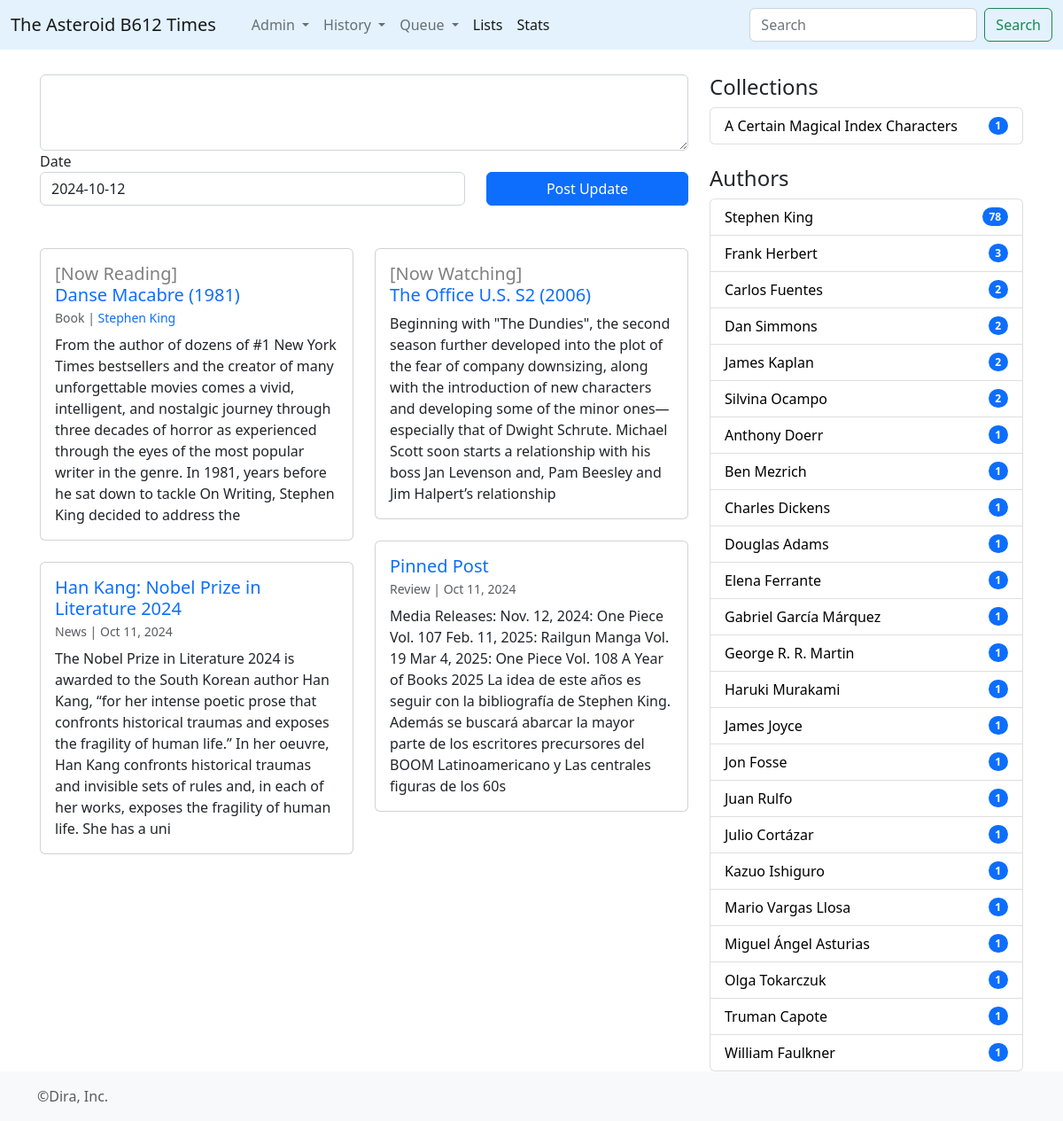
The page / on the database its author committed.
### times/models.py (models this page shows, shortened)
class ProgressBar(models.Model):
	libro = models.ForeignKey(Book,on_delete=models.CASCADE)
	units = models.CharField(max_length=50)
	cantidad = models.IntegerField()
	avance = models.IntegerField(blank=True,default=0)
	fecha_inicio = models.DateField()

class Book(models.Model):
	title = models.CharField(max_length=512)
	orig_lan = models.CharField(max_length=2)
	info = models.TextField()
	pub_year = models.IntegerField()
	wtype = models.ForeignKey(WikiType,on_delete=models.CASCADE)
	@property
	def headtext(self):
		n_corte = self.info.find('==headtext==')
		if n_corte == -1:
			return self.info[0:350]
		else:
			return self.info[0:n_corte]
	@property
	def titulo(self):
		return self.title+' ('+ str(self.pub_year) +')'
	@property
	def authors_links(self):
		creds = Credito.objects.filter(ctype__id__in=[1,5,6,7],media_type=1,media_id=self.id)
		enlaces = ""
		for c in creds:
			enlaces = enlaces + "<a href='/wiki/"+str(c.persona.id)+"' style='text-decoration:none;'>"+c.persona.title+"</a>,&nbsp;"
		return enlaces[:-7]

class WikiType(models.Model):
	category = models.CharField(max_length=255)

class Credito(models.Model):
	ctype = models.ForeignKey(CreditType,on_delete=models.CASCADE)
	persona = models.ForeignKey(Wiki,on_delete=models.CASCADE)
	media_type = models.IntegerField()
	media_id = models.IntegerField()

class Wiki(models.Model):
	wtype = models.ForeignKey(WikiType,on_delete=models.CASCADE)
	title = models.CharField(max_length=512)
	info = models.TextField()
	created_at = models.DateTimeField(auto_now=True)
	updated_at = models.DateTimeField(null=True,blank=True)
	@property
	def headtext(self):
		n_corte = self.info.find('==headtext==')
		if n_corte == -1:
			return self.info[0:350]
		else:
			return self.info[0:n_corte]

class SeasonProgressBar(models.Model):
	temporada = models.ForeignKey(Season, on_delete=models.CASCADE)
	avance = models.IntegerField(blank=True,default=0)
	fecha_inicio = models.DateField()

class Season(models.Model):
	show = models.ForeignKey(Show,on_delete=models.CASCADE)
	season_t = models.CharField(max_length=255, null=True, blank=True)
	info = models.TextField()
	episodes = models.IntegerField()
	avg_runtime = models.IntegerField()
	premiere = models.IntegerField()
	@property
	def titulo(self):
		if len(self.season_t)<=3:
			return self.show.title+' '+self.season_t+' ('+ str(self.premiere) +')'
		else:
			return self.season_t+' ('+ str(self.premiere) +')'
	@property
	def headtext(self):
		n_corte = self.info.find('==headtext==')
		if n_corte == -1:
			return self.info[0:350]
		else:
			return self.info[0:n_corte]

class Show(models.Model):
	title = models.CharField(max_length=512)
	info = models.TextField()
	wtype = models.ForeignKey(WikiType,on_delete=models.CASCADE)

class Pagina(models.Model):
	titulo = models.CharField(max_length=255)
	info = models.TextField()

### times/views.py (the view)
# urls.py: path('', views.homepage, name='homepage'),
def homepage(request):
	nlist = 16
	npics = Wiki.objects.all().count()
	npages = math.ceil(npics/nlist)
	articles = Wiki.objects.all().exclude(wtype__id__in=[1,2,3,4,5,8]).exclude(id=42).order_by('-updated_at')[0:nlist]
	pinned_posts = Wiki.objects.filter(id=42)
	on_reading = ProgressBar.objects.filter(avance__lt=F('cantidad'))
	now_watching = SeasonProgressBar.objects.filter(avance__lt=F('temporada__episodes'))
	authors = Credito.objects.filter(ctype__id=1,media_type=1).exclude(persona__id__in = [36,40]).values('persona__title','persona__id').annotate(qbooks=Count('media_id')).order_by('-qbooks')
	dpaginas = PageRels.objects.values('page__titulo','page__id').annotate(qitems = Count('page__id'), lastup=Max('child__updated_at')).order_by('-lastup')[0:50]
	return render(request,'homepage.html',{'articles':articles,'pinned_posts':pinned_posts,'dpaginas':dpaginas,'npages':range(npages),'on_reading':on_reading,'now_watching':now_watching	,'authors':authors})

### times/templates/homepage.html (shortened to what this page needs)
{% extends 'base.html' %}
{% load static %}
{% block contenido %}
<article>
    <form method="POST" action="{% url 'savepost' %}">
    <div class="form-group">
	    <textarea name = "entrada" class="form-control" id="exampleFormControlTextarea1" rows="3"></textarea>
	  </div>
	   <div class="row">
	  <div class="form-group col-sm-6 col-lg-8 mb-8">
	    <label for="exampleFormControlInput1">Date</label>
	    <input type = "text" value="{% now 'Y-m-d' %}" name="fecha" class="form-control" id="exampleFormControlInput1">
    </div>
    <div class="form-group col-sm-6 col-lg-4 mb-4">
        <label for="exampleFormControlInput1">&nbsp;&nbsp;</label>
	    <button type="submit" class="btn btn-primary" style="width:100%">Post Update</button>
	  </div>
	  </div>
    </form>
</article>
<br>
<div class="row" data-masonry='{"percentPosition": true }'>
  {% if on_reading %}
  {% for r in on_reading %}
  <div class="col-sm-6 col-lg-6 mb-4">
      <div class="card">
        <div class="card-body">
          <h5 class="card-title"><a href='{% url "book" r.libro.id  %}' style="text-decoration: none;"><span style="color:grey;">[Now Reading]</span><br> {{r.libro.titulo}}</a>
            <br><small class="text-muted" style="font-size: 0.7em; font-weight: normal;">{{r.libro.wtype.category|capfirst}} | {{r.libro.authors_links|safe}}</small></h5>
          <p class="card-text">{{r.libro.headtext}}</p>
        </div>
      </div>
       </div>
  {% endfor %}
  {%  endif %}
  {% if now_watching %}
  {% for r in now_watching %}
  <div class="col-sm-6 col-lg-6 mb-4">
      <div class="card">
        <div class="card-body">
          <h5 class="card-title"><a href='{% url "show" r.temporada.show.id  %}' style="text-decoration: none;"><span style="color:grey;">[Now Watching]</span><br>{{r.temporada.titulo}}</a></h5>
          <p class="card-text">{{r.temporada.headtext}}</p>
        </div>
      </div>
       </div>
  {% endfor %}
  {%  endif %}
  {% for a in pinned_posts %}
<div class="col-sm-6 col-lg-6 mb-4">
      <div class="card">
        <div class="card-body">
          <h5 class="card-title"><a href='{% url "wiki" a.id  %}' style="text-decoration: none;">{{a.title}}</a>
          	<br><small class="text-muted" style="font-size: 0.7em; font-weight: normal;">{{a.wtype.category|capfirst}} | {{a.updated_at|date:"M d, Y"}}</small></h5>
          <p class="card-text">{{a.headtext}}</p>
        </div>
      </div>
       </div>
{% endfor %}
{% for a in articles %}
<div class="col-sm-6 col-lg-6 mb-4">
      <div class="card">
        <div class="card-body">
          <h5 class="card-title"><a href='{% url "wiki" a.id  %}' style="text-decoration: none;">{{a.title}}</a>
          	<br><small class="text-muted" style="font-size: 0.7em; font-weight: normal;">{{a.wtype.category|capfirst}} | {{a.updated_at|date:"M d, Y"}}</small></h5>
          <p class="card-text">{{a.headtext}}</p>
        </div>
      </div>
       </div>
{% endfor %}
</div>
{% endblock%}
{% block rightbar %}
<br>
<h4>Collections</h4>
      <ul class="list-group">
        {% for d in dpaginas %}
          <li class="list-group-item d-flex justify-content-between align-items-center">
          <a href="{% url 'page' d.page__id %}" style="color:black; text-decoration: none;"> {{d.page__titulo}}</a>
            <span class="badge bg-primary rounded-pill">{{d.qitems}}</span>
          </li>
        {% endfor %}
      </ul>
  <br>
<h4>Authors</h4>
      <ul class="list-group">
        {% for d in authors %}
          <li class="list-group-item d-flex justify-content-between align-items-center">
          <a href="{% url 'wiki' d.persona__id %}" style="color:black; text-decoration: none;"> {{d.persona__title}}</a>
            <span class="badge bg-primary rounded-pill">{{d.qbooks}}</span>
          </li>
        {% endfor %}
      </ul>
{% endblock %}

### rows shown on the page
ProgressBar: libro.titulo "Danse Macabre (1981)", libro.wtype.category "Book", libro.authors_links "Stephen King", libro.headtext "From the author of dozens of #1 New York Times bestsellers and the creator of many unforgettable movies comes a vivid, intelligent, and nostalgic journey through three decades of horror as experienced through the eyes of the most popular writer in the genre. In 1981, years before he sat down to tackle On Writing, Stephen King decided to address the"
SeasonProgressBar: temporada.titulo "The Office U.S. S2 (2006)", temporada.headtext "Beginning with \"The Dundies\", the second season further developed into the plot of the fear of company downsizing, along with the introduction of new characters and developing some of the minor ones—especially that of Dwight Schrute. Michael Scott soon starts a relationship with his boss Jan Levenson and, Pam Beesley and Jim Halpert’s relationship"
Wiki: title "Pinned Post", wtype.category "Review", updated_at "Oct 11, 2024", headtext "Media Releases: Nov. 12, 2024: One Piece Vol. 107 Feb. 11, 2025: Railgun Manga Vol. 19 Mar 4, 2025: One Piece Vol. 108 A Year of Books 2025 La idea de este años es seguir con la bibliografía de Stephen King. Además se buscará abarcar la mayor parte de los escritores precursores del BOOM Latinoamericano y Las centrales figuras de los 60s"
Wiki: title "Han Kang: Nobel Prize in Literature 2024", wtype.category "News", updated_at "Oct 11, 2024", headtext "The Nobel Prize in Literature 2024 is awarded to the South Korean author Han Kang, “for her intense poetic prose that confronts historical traumas and exposes the fragility of human life.” In her oeuvre, Han Kang confronts historical traumas and invisible sets of rules and, in each of her works, exposes the fragility of human life. She has a uni"
Pagina: page__titulo "A Certain Magical Index Characters", qitems "1"

### other values the page prints
{{ d.persona__title }} "Stephen King" "Frank Herbert" "Carlos Fuentes" "Dan Simmons" "James Kaplan" "Silvina Ocampo" "Anthony Doerr" "Ben Mezrich" "Charles Dickens" "Douglas Adams" "Elena Ferrante" "Gabriel García Márquez" "George R. R. Martin" "Haruki Murakami" "James Joyce" "Jon Fosse" "Juan Rulfo" "Julio Cortázar" "Kazuo Ishiguro" "Mario Vargas Llosa" "Miguel Ángel Asturias" "Olga Tokarczuk" "Truman Capote" "William Faulkner"
{{ d.qbooks }} "78" "3" "2" "2" "2" "2" "1" "1" "1" "1" "1" "1" "1" "1" "1" "1" "1" "1" "1" "1" "1" "1" "1" "1"
